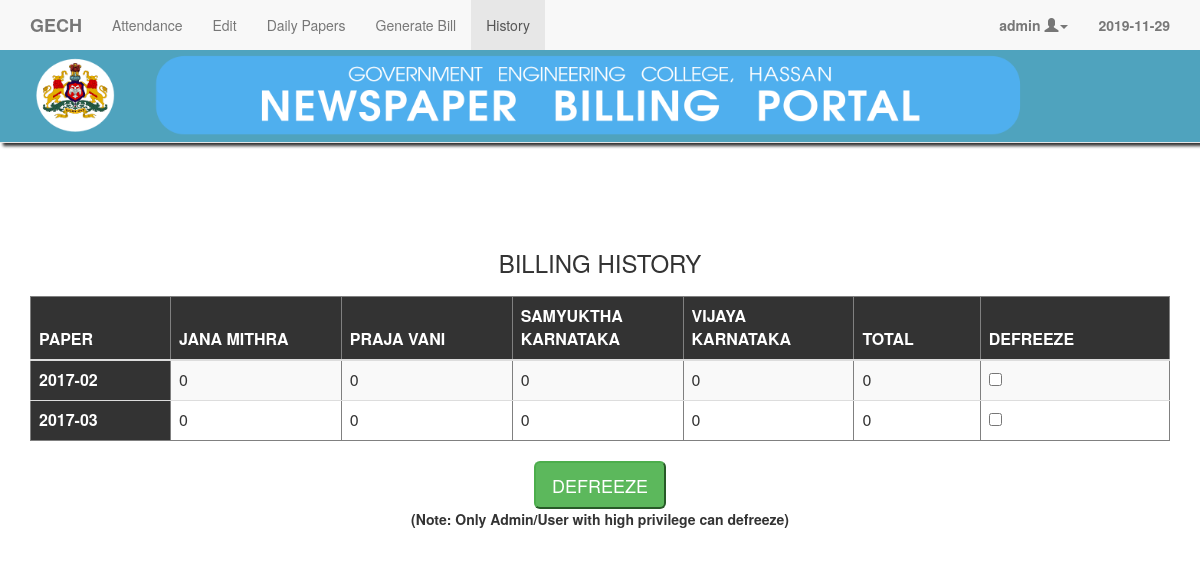
Screenshot of /history.php (signed in) with the database file from the repository.
### tables this page shows
CREATE TABLE `cost` (
  `slno` int(4) NOT NULL,
  `paper` varchar(50) NOT NULL,
  `sunday` int(4) DEFAULT NULL,
  `monday` int(4) DEFAULT NULL,
  `tuesday` int(4) DEFAULT NULL,
  `wednesday` int(4) DEFAULT NULL,
  `thursday` int(4) DEFAULT NULL,
  `friday` int(4) DEFAULT NULL,
  `saturday` int(4) DEFAULT NULL,
  PRIMARY KEY (`paper`),
  UNIQUE KEY `slno` (`slno`),
  UNIQUE KEY `slno_2` (`slno`)
);

CREATE TABLE `history` (
  `paper` varchar(50) DEFAULT NULL,
  `date` varchar(15) DEFAULT NULL,
  `bill` int(8) DEFAULT NULL,
  UNIQUE KEY `uq` (`paper`,`date`)
);

### config.php (called while the page is built, shortened)
<?php
	$username=$_SESSION['login_user'];
?>

### history.php (the view, shortened to what this page needs)
<?php
	include("config.php");
  $findPriv = "select priv from login where username like '".$username."'";
  $resPriv = mysqli_query($conn,$findPriv);
  $rowPriv = mysqli_fetch_assoc($resPriv);
  $prev = $rowPriv['priv'];
?>
<!DOCTYPE html>
<html>
<head>
	<link rel="stylesheet" href="css/bootstrap.min.css">
    <link rel="stylesheet" href="css/jqui.css">
 	<link rel="stylesheet" type="text/css" href="datepicker/bootstrap-datepicker3.css">
</head>
<nav role="navigation" class="navbar navbar-default navbar-static-top hidden-print" style="width: 100%;position: fixed;box-shadow: 3px 3px 3px;">
    <div class="container ">
        <div class="navbar-header">
            <a href="http://www.gechassan.ac.in" class="navbar-brand"><b>GECH</b></a>
        </div>
        <div id="navbarCollapse" class="collapse navbar-collapse">
            <ul class="nav navbar-nav">
                <li><a href="attendance.php">Attendance</a></li>
                <li><a href="edit.php">Edit</a></li>
                <?php if($prev == '1') echo '<li><a href="papers.php">Daily Papers</a></li>'; ?>
                <li><a href="billing.php">Generate Bill</a></li>
                <li class="active"><a href="history.php">History</a></li>
            </ul>
            <ul class="nav navbar-nav navbar-right">
      			<li class="dropdown">
              <a href="#" class="dropdown-toggle" data-toggle="dropdown" role="button" aria-haspopup="true" aria-expanded="false"><b><?php echo "$username "; ?> <span class="glyphicon glyphicon-user"></span><span class="caret"></span></b></span></a>
            </li>
                <li><a><b><?php echo "".date("Y-m-d").""; ?></b></a></li>
            </ul>
        </div>
    </div>
    <img  id="header-image" src="images/header2.png">
</nav>
<body>
<div class="container">
  <h3 style="margin-top: 250px;text-align: center;">BILLING HISTORY</h3>
  <form method="post" action="defreeze.php">
  <table class="table table-hover table-striped" border="1" style="border-style: solid;margin-top: 20px;" id="testTable" align="center" style="text-transform: uppercase;">
    <thead>
        <tr>
        <th>Paper</th>
          <?php
              $listPapers = "select paper from cost";
              $resPapers = mysqli_query($conn,$listPapers);
              while ($rowPapers = mysqli_fetch_assoc($resPapers)) {
                echo "<th colspan='1' style='width:15%;'>".$rowPapers['paper']."</th>";
              }
          ?>
          <th>Total</th>
          <th>Defreeze</th>
      </tr>
      </thead>
      <tbody>
      <?php
        $dateList = "select distinct date from history";
        $resDateList = mysqli_query($conn,$dateList);
        while ($rowDateList = mysqli_fetch_assoc($resDateList)) {
          echo "<tr>";
          echo "<th>".$rowDateList['date']."</th>";
          $listPapers = "select paper from cost";
          $resPapers = mysqli_query($conn,$listPapers);
          $totalBill = '0';
          while ($rowPapers = mysqli_fetch_assoc($resPapers)) {
            $selectBill = "select bill from history where paper like '".$rowPapers['paper']."' and date like '".$rowDateList['date']."' ";
            $resBill = mysqli_query($conn,$selectBill);
            $bill = mysqli_fetch_assoc($resBill);
            echo "<td>".$bill['bill']."</td>";
            $totalBill += $bill['bill'];
          }
          echo "<td>".$totalBill."</td>";
          echo "<td><input type='checkbox' name='defreezeDates[]' value='".$rowDateList['date']."'></td>";
          echo "</tr>";
        }
      ?>
      </tbody>
    </table>
    <div align="center">
    <?php
      $findPriv = "select priv from login where username like '".$username."'";
      $resPriv = mysqli_query($conn,$findPriv);
      $rowPriv = mysqli_fetch_assoc($resPriv);
      $prev = $rowPriv['priv'];
      if($prev != '1')
      {
        $disabled = 'disabled';
        $cls = '';
      }
      else
      {
        $disabled = '';
        $cls = 'btn-success';
      }
    ?>
    <input type="submit" name="defreeze" <?php echo "$disabled"; ?> value="DEFREEZE" class="btn-lg <?php echo "$cls"; ?>"><br>
    <b>(Note: Only Admin/User with high privilege can defreeze)</b>
    </div>
  </form>
</div>
</body>
</html>

### history.php (style rules this page uses)
#header-image { width: 100%; }
th { text-transform: uppercase; background-color: 333333; color: white; }
html { min-height: 100%; position: relative; }
body { margin-bottom: 60px; }

### rows the page displays
cost: paper "JANA MITHRA", history.bill "0"
cost: paper "PRAJA VANI", history.bill "0"
cost: paper "SAMYUKTHA KARNATAKA", history.bill "0"
cost: paper "VIJAYA KARNATAKA", history.bill "0"

### other values shown
$username "admin"
$rowDateList['date'] "2017-02"
$totalBill "0"
$rowDateList['date'] "2017-03"
